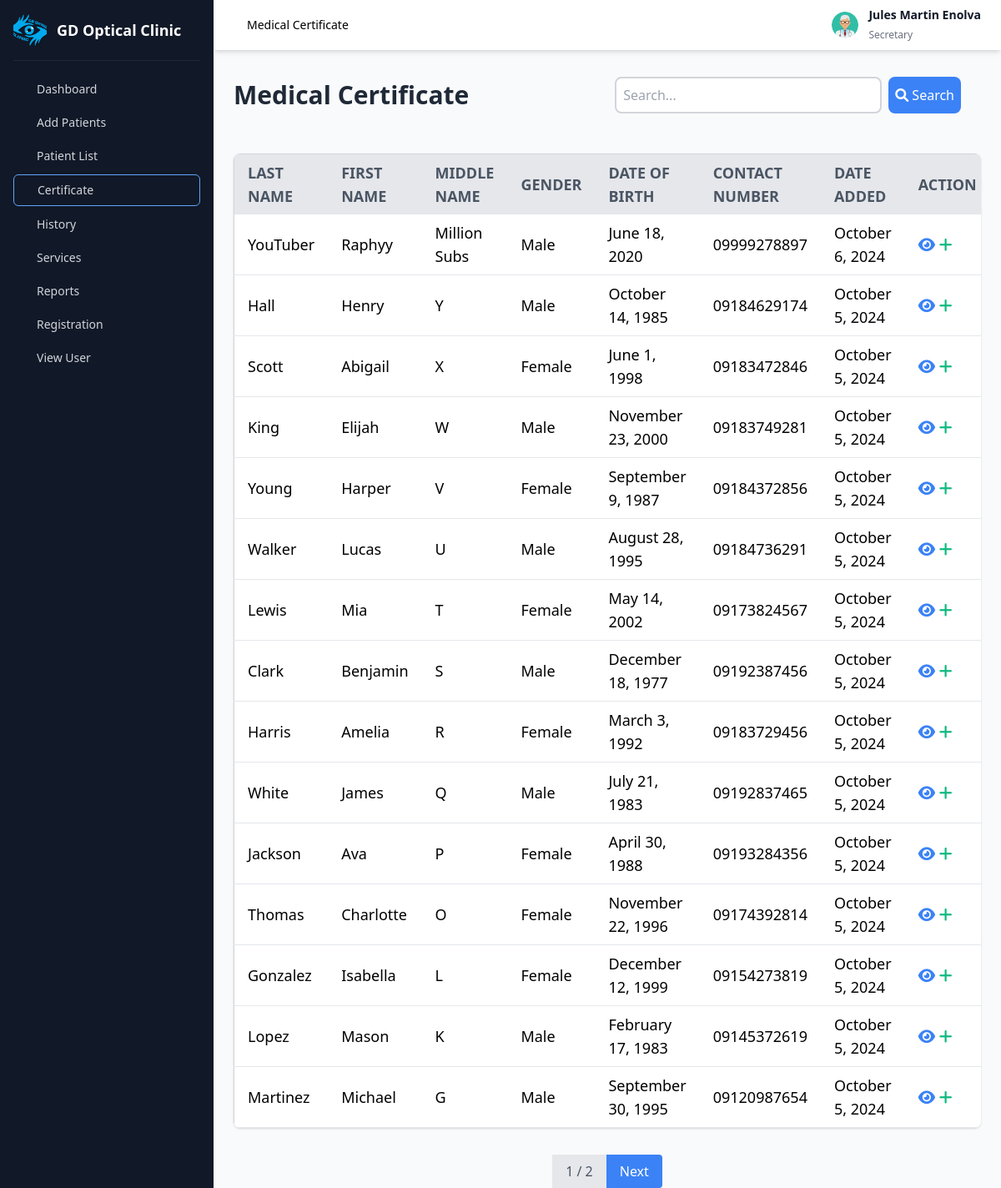
/pages/doctor_certificate.php (signed in), run on an earlier commit of the app's database.
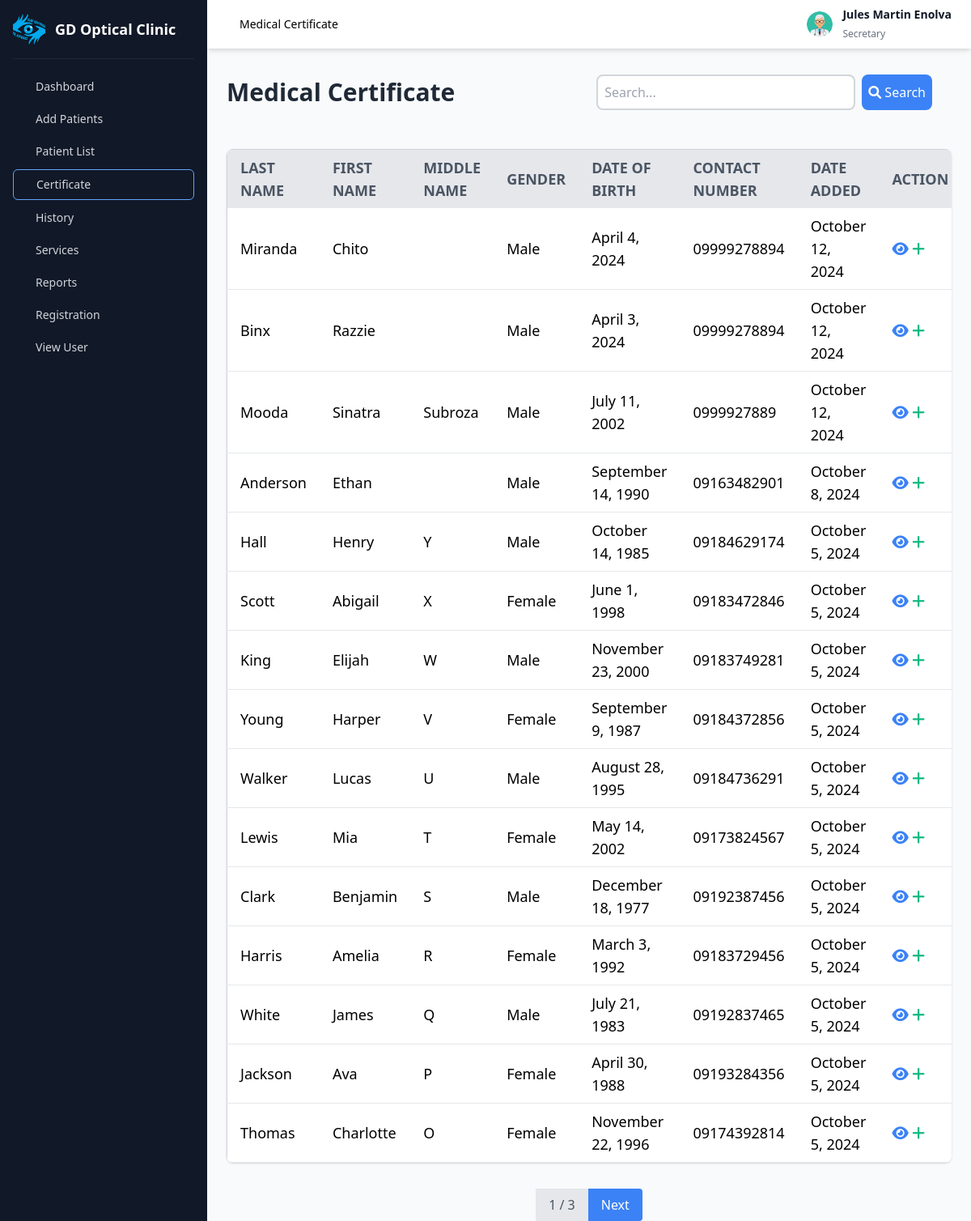
And on a later commit of the database.
### tables this page shows
CREATE TABLE `patients` (
  `patients_id` int(6) NOT NULL,
  `first_name` varchar(255) NOT NULL,
  `last_name` varchar(255) NOT NULL,
  `middle_name` varchar(255) DEFAULT NULL,
  `address` varchar(255) NOT NULL,
  `medication_history` text DEFAULT NULL,
  `date_of_birth` date NOT NULL,
  `gender` varchar(10) NOT NULL,
  `contact_no` varchar(15) NOT NULL,
  `date_added` timestamp NOT NULL DEFAULT current_timestamp() ON UPDATE current_timestamp(),
  `medical_history` text DEFAULT NULL,
  `previous_eye_conditions` text DEFAULT NULL,
  `additional_notes` text DEFAULT NULL,
  `allergies` varchar(255) DEFAULT NULL,
  `allergy_specify` varchar(255) DEFAULT NULL,
  `eye_conditions` varchar(255) DEFAULT NULL,
  `eye_conditions_specify` varchar(255) DEFAULT NULL
);

### pages/doctor_certificate.php (the view, shortened to what the changed rows need)
<?php
include('db.php');
$search = isset($_GET['search']) ? $_GET['search'] : '';
$page = isset($_GET['page']) ? (int)$_GET['page'] : 1;
$limit = 15;
$offset = ($page - 1) * $limit;
$total_sql = "SELECT COUNT(*) FROM patients
              WHERE last_name LIKE ?
              OR first_name LIKE ?
              OR middle_name LIKE ?
              OR contact_no LIKE ?
              OR date_added LIKE ?";
$like_search = "%$search%";
$total_stmt = $conn->prepare($total_sql);
$total_stmt->bind_param("sssss", $like_search, $like_search, $like_search, $like_search, $like_search);
$total_stmt->execute();
$total_stmt->bind_result($total_records);
$total_pages = ceil($total_records / $limit);
$sql = "SELECT patients_id, last_name, first_name, middle_name, gender, date_of_birth, contact_no, date_added FROM patients
        WHERE last_name LIKE ?
        OR first_name LIKE ?
        OR middle_name LIKE ?
        OR contact_no LIKE ?
        OR date_added LIKE ?
        ORDER BY date_added DESC
        LIMIT ?, ?";
$stmt = $conn->prepare($sql);
$stmt->bind_param("ssssssi", $like_search, $like_search, $like_search, $like_search, $like_search, $offset, $limit);
$stmt->execute();
$result = $stmt->get_result();
?>
<!DOCTYPE html>
<html lang="en">
<head>
    <link rel="stylesheet" href="https://cdnjs.cloudflare.com/ajax/libs/font-awesome/6.0.0-beta3/css/all.min.css">
    <link href="https://unpkg.com/tailwindcss@2.2.19/dist/tailwind.min.css" rel="stylesheet">
</head>
<body class="bg-gray-100">
<main class="w-full md:w-[calc(100%-256px)] md:ml-64 bg-gray-50 min-h-screen transition-all main">
    <div class="flex items-center justify-between px-6 py-4">
    <h2 class="text-3xl font-semibold text-gray-800">Medical Certificate</h2>
    </div>
    <div class="table-container px-6 py-4">
        <div class="overflow-x-auto bg-white rounded-lg shadow">
            <table class="min-w-full bg-white border border-gray-300">
                <thead>
                    <tr class="bg-gray-200 text-gray-600 text-left text-lg uppercase font-semibold">
                        <th class="py-2 px-4">Last Name</th>
                        <th class="py-2 px-4">First Name</th>
                        <th class="py-2 px-4">Middle Name</th>
                        <th class="py-2 px-4">Gender</th>
                        <th class="py-2 px-4">Date of Birth</th>
                        <th class="py-2 px-4">Contact Number</th>
                        <th class="py-2 px-4">Date Added</th>
                        <th class="py-2 px-4">Action</th>
                    </tr>
                </thead>
                <tbody>
                <?php
    if ($result->num_rows > 0) {
        while($row = $result->fetch_assoc()) {
            $dob = new DateTime($row['date_of_birth']);
            $formatted_dob = $dob->format('F j, Y');
            $date_added = new DateTime($row['date_added']);
            $formatted_date_added = $date_added->format('F j, Y');
            echo "<tr class='border-b border-gray-200 hover:bg-gray-100 text-lg'>
                    <td class='py-2 px-4'>{$row['last_name']}</td>
                    <td class='py-2 px-4'>{$row['first_name']}</td>
                    <td class='py-2 px-4'>{$row['middle_name']}</td>
                    <td class='py-2 px-4'>{$row['gender']}</td>
                    <td class='py-2 px-4'>{$formatted_dob}</td>
                    <td class='py-2 px-4'>{$row['contact_no']}</td>
                    <td class='py-2 px-4'>{$formatted_date_added}</td>
                    <td class='py-2 px-4'>
                        <a href='doctor_certificate_view.php?id={$row['patients_id']}' class='action-btn add text-blue-500 hover:text-green-700'><i class='fa fa-eye'></i></a>
                        <a href='doctor_certificate_add.php?id={$row['patients_id']}' class='action-btn view text-green-500 hover:text-blue-700'><i class='fa fa-plus'></i></a>
                    </td>
                  </tr>";
                        }
                    } else {
                        echo "<tr><td colspan='8' class='py-2 px-4 text-center text-gray-500'>No records found</td></tr>";
                    }
                    ?>
                </tbody>
            </table>
        </div>
    </div>
    <div class="flex justify-center mt-4">
        <span class="px-4 py-2 bg-gray-200 text-gray-600"><?php echo $page; ?> / <?php echo $total_pages; ?></span>
        <?php if ($page < $total_pages): ?>
            <a href="?page=<?php echo $page + 1; ?>&search=<?php echo htmlspecialchars($search); ?>" class="px-4 py-2 bg-blue-500 text-white rounded-r hover:bg-blue-600">Next</a>
        <?php endif; ?>
    </div>
</main>
<?php include('doctor_homepage.php'); ?>
</body>
</html>

What changed in the data, as far as the page shows it:
removed patients: last_name "YouTuber", first_name "Raphyy", middle_name "Million Subs", gender "Male", date_of_birth "June 18, 2020", contact_no "09999278897", date_added "October 6, 2024"
no longer on this page (row edited): patients: last_name "Gonzalez", first_name "Isabella", middle_name "L", gender "Female", date_of_birth "December 12, 1999", contact_no "09154273819", date_added "October 5, 2024"
no longer on this page (row unchanged): patients: last_name "Lopez", first_name "Mason", middle_name "K", gender "Male", date_of_birth "February 17, 1983", contact_no "09145372619", date_added "October 5, 2024"
no longer on this page (row unchanged): patients: last_name "Martinez", first_name "Michael", middle_name "G", gender "Male", date_of_birth "September 30, 1995", contact_no "09120987654", date_added "October 5, 2024"
added patients: last_name "Miranda", first_name "Chito", gender "Male", date_of_birth "April 4, 2024", contact_no "09999278894", date_added "October 12, 2024"
added patients: last_name "Binx", first_name "Razzie", gender "Male", date_of_birth "April 3, 2024", contact_no "09999278894", date_added "October 12, 2024"
added patients: last_name "Mooda", first_name "Sinatra", middle_name "Subroza", gender "Male", date_of_birth "July 11, 2002", contact_no "0999927889", date_added "October 12, 2024"
added patients: last_name "Anderson", first_name "Ethan", gender "Male", date_of_birth "September 14, 1990", contact_no "09163482901", date_added "October 8, 2024"
Also different on the page:
$total_pages: "2" → "3"
